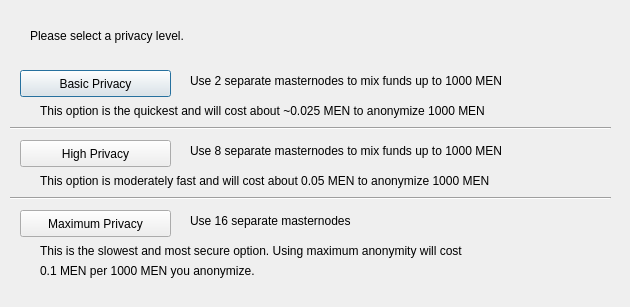
<?xml version="1.0" encoding="UTF-8"?>
<ui version="4.0">
 <class>DarksendConfig</class>
 <widget class="QDialog" name="DarksendConfig">
  <property name="geometry">
   <rect>
    <x>0</x>
    <y>0</y>
    <width>630</width>
    <height>307</height>
   </rect>
  </property>
  <property name="windowTitle">
   <string>Configure PrivateSend</string>
  </property>
  <widget class="QPushButton" name="buttonBasic">
   <property name="geometry">
    <rect>
     <x>20</x>
     <y>70</y>
     <width>151</width>
     <height>27</height>
    </rect>
   </property>
   <property name="text">
    <string>Basic Privacy</string>
   </property>
  </widget>
  <widget class="QPushButton" name="buttonHigh">
   <property name="geometry">
    <rect>
     <x>20</x>
     <y>140</y>
     <width>151</width>
     <height>27</height>
    </rect>
   </property>
   <property name="text">
    <string>High Privacy</string>
   </property>
  </widget>
  <widget class="QPushButton" name="buttonMax">
   <property name="geometry">
    <rect>
     <x>20</x>
     <y>210</y>
     <width>151</width>
     <height>27</height>
    </rect>
   </property>
   <property name="text">
    <string>Maximum Privacy</string>
   </property>
  </widget>
  <widget class="QLabel" name="label">
   <property name="geometry">
    <rect>
     <x>30</x>
     <y>20</y>
     <width>571</width>
     <height>31</height>
    </rect>
   </property>
   <property name="text">
    <string>Please select a privacy level.</string>
   </property>
  </widget>
  <widget class="QLabel" name="label_2">
   <property name="geometry">
    <rect>
     <x>190</x>
     <y>70</y>
     <width>421</width>
     <height>21</height>
    </rect>
   </property>
   <property name="text">
    <string>Use 2 separate masternodes to mix funds up to 1000 MEN</string>
   </property>
  </widget>
  <widget class="QLabel" name="label_3">
   <property name="geometry">
    <rect>
     <x>190</x>
     <y>140</y>
     <width>411</width>
     <height>21</height>
    </rect>
   </property>
   <property name="text">
    <string>Use 8 separate masternodes to mix funds up to 1000 MEN</string>
   </property>
  </widget>
  <widget class="QLabel" name="label_4">
   <property name="geometry">
    <rect>
     <x>190</x>
     <y>210</y>
     <width>421</width>
     <height>21</height>
    </rect>
   </property>
   <property name="text">
    <string>Use 16 separate masternodes</string>
   </property>
  </widget>
  <widget class="QLabel" name="label_6">
   <property name="geometry">
    <rect>
     <x>40</x>
     <y>100</y>
     <width>561</width>
     <height>21</height>
    </rect>
   </property>
   <property name="text">
    <string>This option is the quickest and will cost about ~0.025 MEN to anonymize 1000 MEN</string>
   </property>
  </widget>
  <widget class="QLabel" name="label_7">
   <property name="geometry">
    <rect>
     <x>40</x>
     <y>170</y>
     <width>561</width>
     <height>21</height>
    </rect>
   </property>
   <property name="text">
    <string>This option is moderately fast and will cost about 0.05 MEN to anonymize 1000 MEN</string>
   </property>
  </widget>
  <widget class="QLabel" name="label_8">
   <property name="geometry">
    <rect>
     <x>40</x>
     <y>240</y>
     <width>561</width>
     <height>21</height>
    </rect>
   </property>
   <property name="text">
    <string>This is the slowest and most secure option. Using maximum anonymity will cost</string>
   </property>
  </widget>
  <widget class="QLabel" name="label_9">
   <property name="geometry">
    <rect>
     <x>40</x>
     <y>260</y>
     <width>561</width>
     <height>21</height>
    </rect>
   </property>
   <property name="text">
    <string>0.1 MEN per 1000 MEN you anonymize.</string>
   </property>
  </widget>
  <widget class="Line" name="line">
   <property name="geometry">
    <rect>
     <x>10</x>
     <y>120</y>
     <width>601</width>
     <height>16</height>
    </rect>
   </property>
   <property name="orientation">
    <enum>Qt::Horizontal</enum>
   </property>
  </widget>
  <widget class="Line" name="line_2">
   <property name="geometry">
    <rect>
     <x>10</x>
     <y>190</y>
     <width>601</width>
     <height>16</height>
    </rect>
   </property>
   <property name="orientation">
    <enum>Qt::Horizontal</enum>
   </property>
  </widget>
 </widget>
 <resources/>
 <connections/>
</ui>
